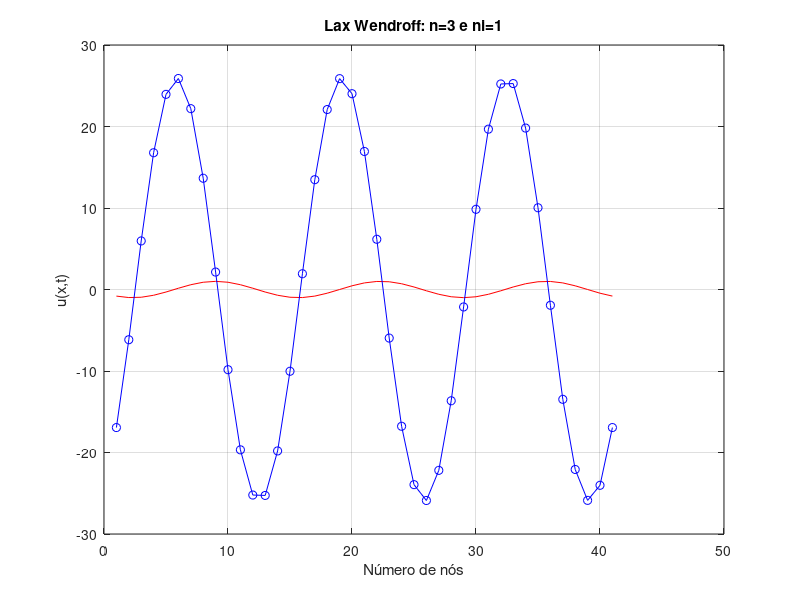

Source code (MATLAB):
clc
clear all
%% Wave equation - Lax-Wendroff

%Variables
c = 1.0;          %wave velocity
L = 40.0;         %lenght
NX = 41;          %number of nodes
dx = L / (NX-1);  %space step 
t = 0.0;          %time
t_f = 18.0;       %final time
n = 3;            %wave number
ni = 1;         %Courant number
dt = ni*(dx/c);   %time step
k_m = (n*pi)/L;   %wave number
A_0 = 1;          %initial amplitude

%Discretização do domínio
i = 1 : NX;
x = (i - 1)*dx;   %domínio espacial

%Condição inicial (Para t=0)
u_0 = sin(2 * n * pi * ( x / L ));
u = u_0;
u_num = u_0;

%Solução
%Loop no tempo
NT = t_f / dt;
for k = 1 : NT
    
    for j = 2 : NX-1    %Loop no espaço
        u_num(j) = u(j)-(ni/2)*(u(j+1)-u(j-1))-(ni^2/2)*(u(j+1)-2*u(j)+u(j-1)); %Esquema Lax-Wendroff  
    end
    
    %Condições de contorno periódicas
    u_num(1) = u(1)-(ni/2)*(u(2)-u(NX-1))-(ni^2/2)*(u(2)-2*u(1)+u(NX-1));
    u_num(NX) = u_num(1);
    
    %Atualizar t e u
    t = t + dt;
    u = u_num;
    
    %Solução analítica
    u_ana = sin ( 2 * n * pi * ((x - c*t) / L));
    
    %Plotando os resultados
    plot(u_ana, 'r-');
    hold on
    plot(u, '-bo');
    hold off
    title('Lax Wendroff: n=3 e ni=1');
    grid on;
    xlabel('Número de nós');
    ylabel('u(x,t)');
end
